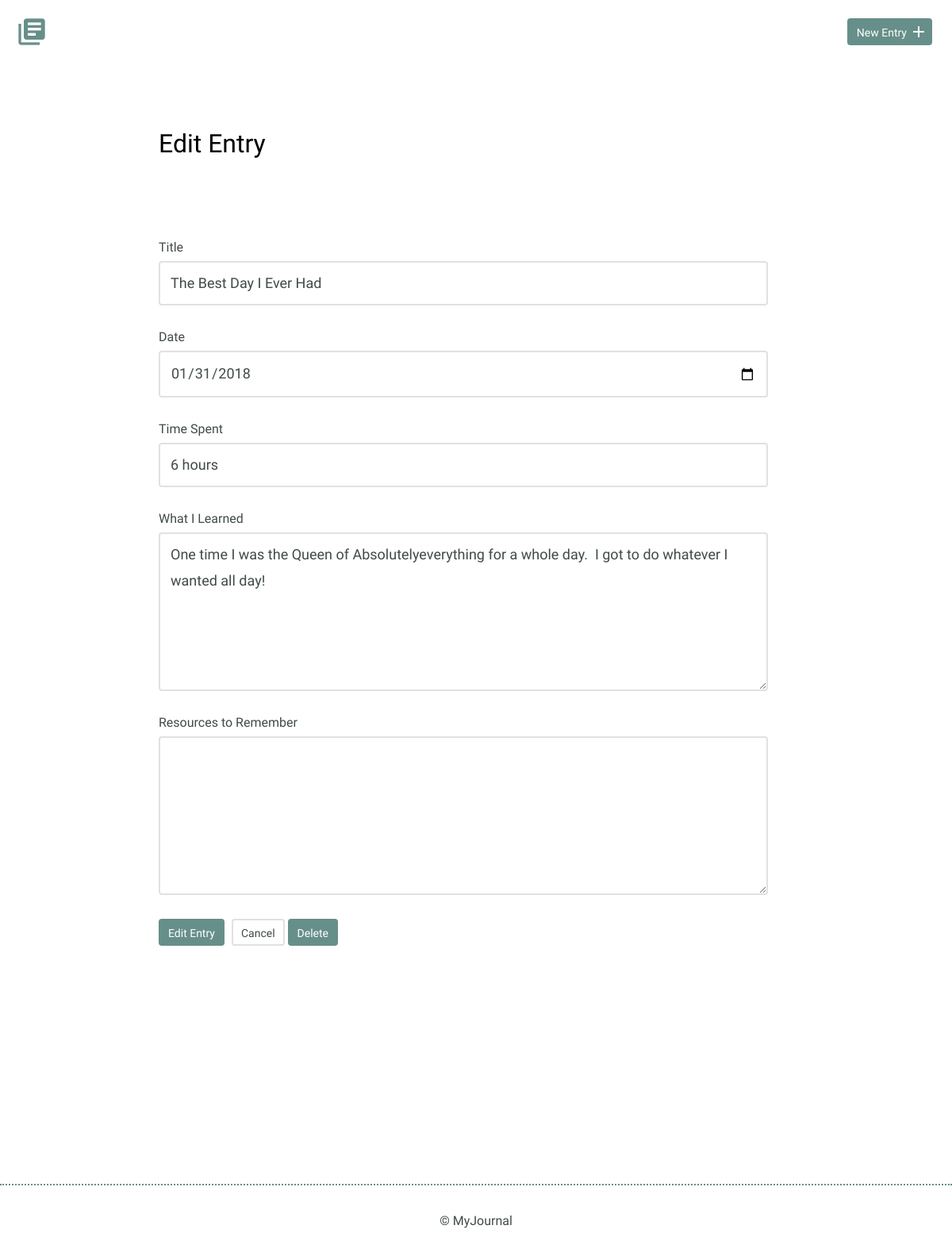
The page /edit.php?id=1 on the database as committed earlier.
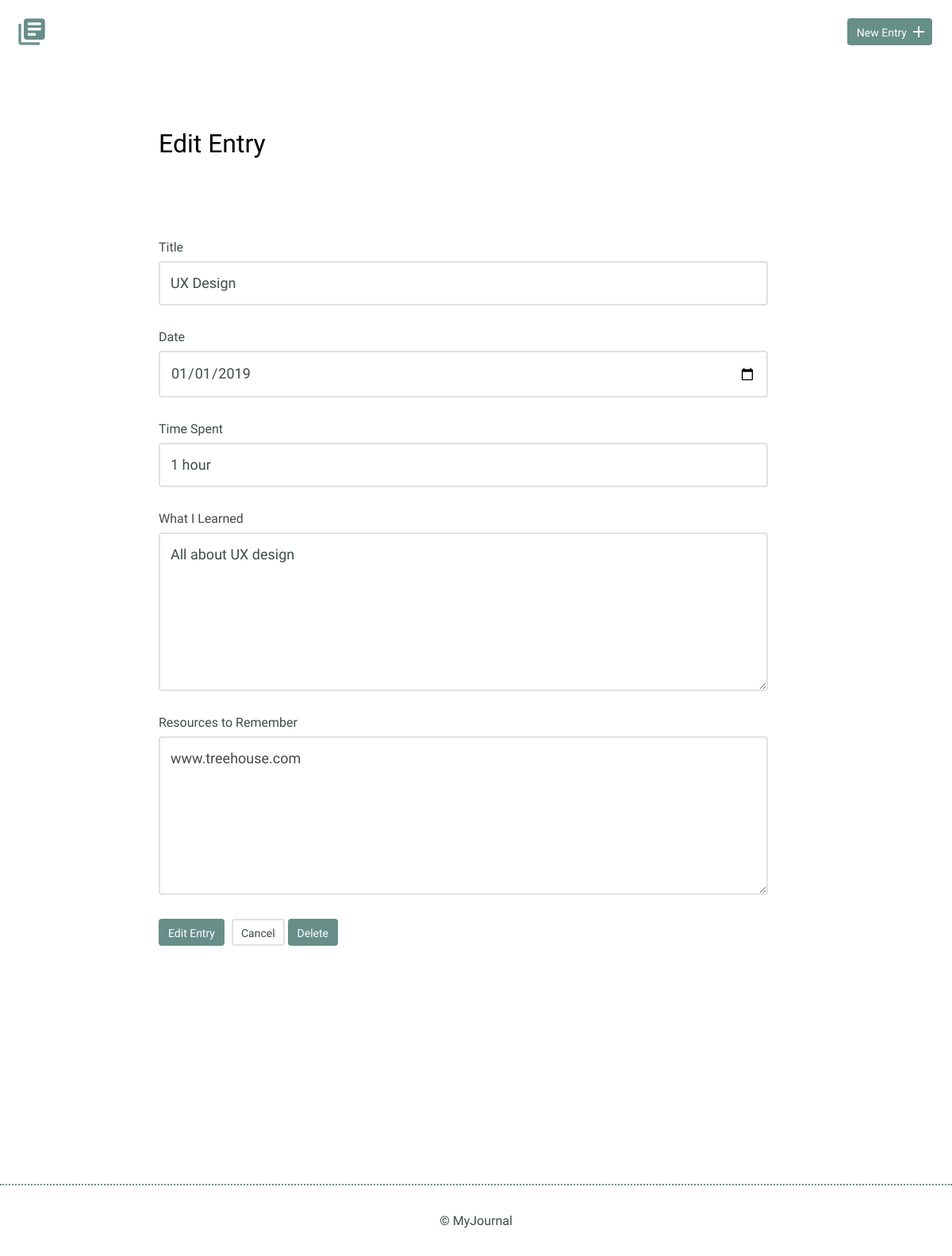
The same page on the database as committed later.
### tables this page shows
CREATE TABLE "entries" (
	`id`	INTEGER,
	`title`	TEXT,
	`date`	TEXT,
	`time_spent`	INTEGER,
	`learned`	BLOB,
	`resources`	BLOB,
	PRIMARY KEY(`id`)
);

### edit.php (the view, shortened to what this page needs)
<?php
if(isset($_GET['id'])) {
    $id = filter_input(INPUT_GET,'id',FILTER_SANITIZE_NUMBER_INT);
    $entry = get_entry($id);
}
function get_entry($id){
include("inc/connection.php");
$sql = 'SELECT * FROM entries WHERE id = ?';
    try {
        $results = $db->prepare($sql);
        $results->bindParam(1, $id, PDO::PARAM_INT);
        $results->execute();
    } catch (Exception $e) {
        echo "Error!: " . $e->getMessage() . "</br>";
        return false;
    }
    return $results->fetch();
  }
include("inc/header.php");
?>
<section>
    <div class="container">
        <div class="edit-entry">
            <h2>Edit Entry</h2>
            <form class="edit-entry" method="post" action="edit.php">
                <label for="title"> Title</label>
                <input id="title" type="text" name="title" value="<?php if(isset($entry['title'])) { echo $entry['title'];}?>"><br>
                <label for="date">Date</label>
                <input id="date" type="date" name="date" value="<?php if(isset($entry['date'])) { echo $entry['date'];}?>"><br>
                <label for="time-spent"> Time Spent</label>
                <input id="time-spent" type="text" name="timeSpent" value="<?php if(isset($entry['time_spent'])) { echo $entry['time_spent'];}?>"><br>
                <label for="what-i-learned">What I Learned</label>
                <textarea id="what-i-learned" rows="5" name="whatILearned"><?php if(isset($entry['learned'])) { echo $entry['learned'];}?></textarea>
                <label for="resources-to-remember">Resources to Remember</label>
                <textarea id="resources-to-remember" rows="5" name="ResourcesToRemember"><?php if(isset($entry['resources'])) { echo $entry['resources'];}?></textarea>
                <input type="submit" value="Edit Entry" class="button">
                <a href="index.php" class="button button-secondary">Cancel</a>
                <input type="submit" class="button" value="Delete">
            </form>
        </div>
    </div>
</section>
<?php include("inc/footer.php"); ?>

Rows that differ between the two databases and show on the page:
changed entries: title "The Best Day I Ever Had" → "UX Design"; date "01/31/2018" → "01/01/2019"; timeSpent "6 hours" → "1 hour"; whatILearned "One time I was the Queen of Absolutelyeverything for a whole day. I got to do whatever I wanted all day!" → "All about UX design"; ResourcesToRemember (not shown) → "www.treehouse.com"
